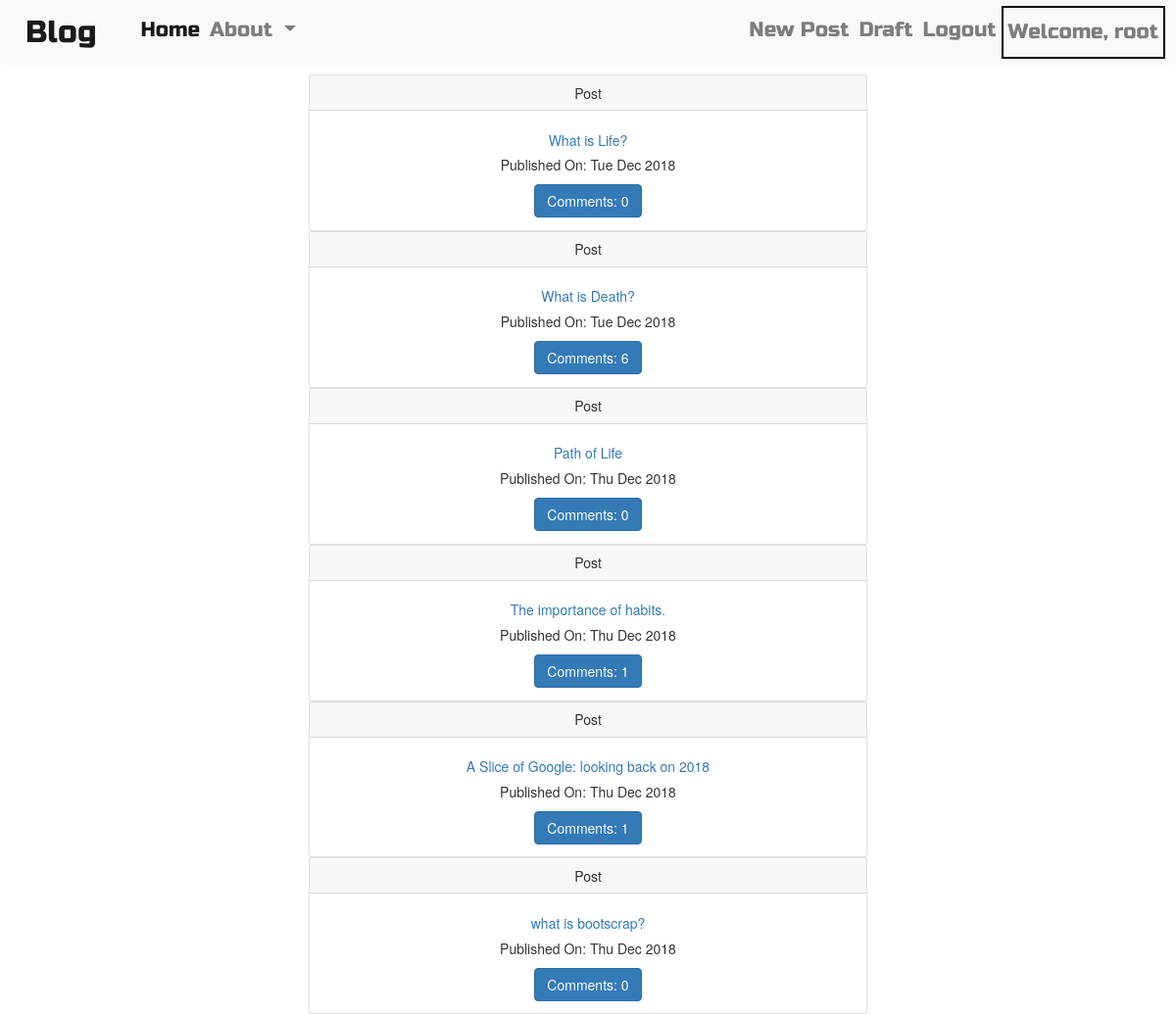
/accounts/profile/ (signed in), run on the app's committed database.
### Blog/models.py (models this page shows, shortened)
class Post(models.Model):
    author = models.ForeignKey("auth.User", on_delete=models.CASCADE)
    title = models.CharField(max_length = 100)
    text = models.TextField()
    create_date = models.DateTimeField(default=timezone.now())
    published_date = models.DateTimeField(blank=True, null=True)
    def approved_comments(self):
        return self.comments.filter(approved_comment = True)

### Blog/views.py (the view)
# urls.py: url(r"accounts/profile/$", views.PostListView.as_view(),name = "Post_List_Page"),
class PostListView(ListView):
    context_object_name = "post_list"
    model = Post
    def get_queryset(self):
        return Post.objects.filter(published_date__isnull = False).order_by("create_date")

### Blog/templates/Blog/post_list.html
{% extends "Blog/base.html" %}
{% block body_block %}
<div class="container" align="center" style="width:600px;">
  {% for post in post_list %}
    <div class="card">
      <div class="card-header">
        Post
      </div>
      <div class="card-body">
        <h5 class="card-title"><a href="{% url 'Blog:Post_Detail_Page' pk=post.pk %}">{{post.title}}</a></h5>
        {% if post.published_date %}
        <p class="card-text" >Published On: {{post.published_date|date:"D M Y"}}</p>
        {% endif%}
        <a class="btn btn-primary" href="{% url 'Blog:Post_Detail_Page' pk=post.pk %}">Comments: {{ post.approved_comments.count}}</a>
      </div>
    </div>
  {% empty %}
      No Posts
  {% endfor %}
</div>
{% endblock %}

### Blog/templates/Blog/base.html (shortened to what this page needs)
<!DOCTYPE html>
{% load staticfiles %}
<html lang="en" dir="ltr">
  <head>
    <link rel="stylesheet" href="https://stackpath.bootstrapcdn.com/bootstrap/4.1.3/css/bootstrap.min.css">
    <link rel="stylesheet" href="https://maxcdn.bootstrapcdn.com/bootstrap/3.3.7/css/bootstrap.min.css">
    <link rel="stylesheet" href="//cdn.jsdelivr.net/npm/medium-editor@latest/dist/css/medium-editor.min.css" type="text/css" media="screen" charset="utf-8">
    <link rel="stylesheet" href="{% static 'Blog/CSS/base.css' %}">
  </head>
  <body>
      <nav class="navbar navbar-expand-lg navbar-light bg-light techfont">
        <a class="bigbrand navbar-brand" href="#">Blog</a>
        <div class="collapse navbar-collapse" id="navbarSupportedContent">
          <ul class="navbar-nav navbar-left">
            <li class="nav-item active">
              <a class="nav-link" href="{% url 'Blog:Post_List_Page' %}">Home <span class="sr-only">(current)</span></a>
            </li>
            <li class=" nav-item dropdown">
              <a class="nav-link dropdown-toggle" href="#" id="navbarDropdown" role="button" data-toggle="dropdown" aria-haspopup="true" aria-expanded="false">
                About
              </a>
            </li>
          </ul>
          <ul class="nav navbar-nav navbar-right loader">
            {% if user.is_authenticated %}
              <li class=nav-item>
                <a class="nav-link" href="{% url 'Blog:Post_Create_Page' %}">New Post</a>
              </li>
              <li class=nav-item>
                <a class="nav-link" href="{% url 'Blog:Post_Draft_Page' %}">Draft</a>
              </li>
              <li class=nav-item>
                <a class="nav-link" href="{% url 'Logout_Page' %}">Logout</a>
              </li>
              <li class="nav-item" style="border: 2px solid black;">
                <a class="nav-link">Welcome, {{user.username}}</a>
              </li>
            {% else %}
            <li class="nav-item"4>
              <a href="{% url 'Login_Page' %}">
                <span class="glyphicon glyphicon-user"></span>
              </a>
            </li>
            {% endif %}
          </ul>
        </div>
      </nav>
      <div class="container">
        {% block body_block %}{% endblock %}
      </div>
  </body>
</html>

### Blog/static/Blog/CSS/base.css (style rules this page uses)
.techfont { font-family: 'Russo One', sans-serif; font-size: 1.5em; margin-bottom: 10px; }
.bigbrand { font-size: 1.5em; }
.loader { filter:hue-rotate(0deg); color: linear-gradient(45deg,#0f8,#08f); animation:hue 1000ms infinite linear; }

### data on the page
Post: title "What is Life?", published_date "Tue Dec 2018", approved_comments.count "0"
Post: title "What is Death?", published_date "Tue Dec 2018", approved_comments.count "6"
Post: title "Path of Life", published_date "Thu Dec 2018", approved_comments.count "0"
Post: title "The importance of habits.", published_date "Thu Dec 2018", approved_comments.count "1"
Post: title "A Slice of Google: looking back on 2018", published_date "Thu Dec 2018", approved_comments.count "1"
Post: title "what is bootscrap?", published_date "Thu Dec 2018", approved_comments.count "0"

### other printed values
{{ user.username }} "root"
